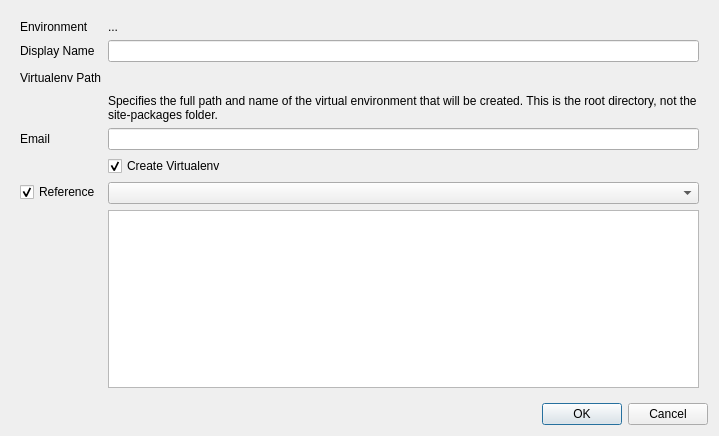
<?xml version="1.0" encoding="UTF-8"?>
<ui version="4.0">
 <class>Dialog</class>
 <widget class="QDialog" name="Dialog">
  <property name="geometry">
   <rect>
    <x>0</x>
    <y>0</y>
    <width>719</width>
    <height>436</height>
   </rect>
  </property>
  <property name="minimumSize">
   <size>
    <width>600</width>
    <height>330</height>
   </size>
  </property>
  <property name="windowTitle">
   <string>Add New Environment</string>
  </property>
  <layout class="QVBoxLayout" name="verticalLayout">
   <item>
    <widget class="QStackedWidget" name="uiValidSTACK">
     <property name="currentIndex">
      <number>0</number>
     </property>
     <widget class="QWidget" name="page">
      <layout class="QFormLayout" name="formLayout">
       <property name="fieldGrowthPolicy">
        <enum>QFormLayout::AllNonFixedFieldsGrow</enum>
       </property>
       <property name="rowWrapPolicy">
        <enum>QFormLayout::WrapLongRows</enum>
       </property>
       <item row="0" column="0">
        <widget class="QLabel" name="label_3">
         <property name="text">
          <string>Environment</string>
         </property>
        </widget>
       </item>
       <item row="0" column="1">
        <widget class="QLabel" name="uiEnvironmentLBL">
         <property name="text">
          <string>...</string>
         </property>
        </widget>
       </item>
       <item row="1" column="0">
        <widget class="QLabel" name="label_2">
         <property name="text">
          <string>Display Name</string>
         </property>
        </widget>
       </item>
       <item row="1" column="1">
        <widget class="QLineEdit" name="uiNameTXT">
         <property name="toolTip">
          <string>The name of the treegrunt environment shown in treegrunt.</string>
         </property>
        </widget>
       </item>
       <item row="2" column="0">
        <widget class="QLabel" name="label_5">
         <property name="text">
          <string>Virtualenv Path</string>
         </property>
        </widget>
       </item>
       <item row="2" column="1">
        <widget class="FilePickerWidget" name="uiPathWGT">
         <property name="minimumSize">
          <size>
           <width>0</width>
           <height>20</height>
          </size>
         </property>
         <property name="toolTip">
          <string>Specifies the full path and name of the virtual environment that will be created</string>
         </property>
         <property name="pyCaption" stdset="0">
          <string>Pick Virtualenv Directory</string>
         </property>
         <property name="pyPickFolder" stdset="0">
          <bool>true</bool>
         </property>
        </widget>
       </item>
       <item row="3" column="1">
        <widget class="QLabel" name="label_4">
         <property name="minimumSize">
          <size>
           <width>400</width>
           <height>0</height>
          </size>
         </property>
         <property name="text">
          <string>Specifies the full path and name of the virtual environment that will be created. This is the root directory, not the site-packages folder.</string>
         </property>
         <property name="wordWrap">
          <bool>true</bool>
         </property>
        </widget>
       </item>
       <item row="4" column="0">
        <widget class="QLabel" name="label_6">
         <property name="text">
          <string>Email</string>
         </property>
        </widget>
       </item>
       <item row="4" column="1">
        <widget class="QLineEdit" name="uiEmailTXT">
         <property name="toolTip">
          <string>The name of the treegrunt environment shown in treegrunt.</string>
         </property>
        </widget>
       </item>
       <item row="5" column="1">
        <widget class="QCheckBox" name="uiCreateVirtualenvCHK">
         <property name="toolTip">
          <string>Create the virutalenv at the time the new environment is created.</string>
         </property>
         <property name="text">
          <string>Create Virtualenv</string>
         </property>
         <property name="checked">
          <bool>true</bool>
         </property>
        </widget>
       </item>
       <item row="6" column="0">
        <widget class="QCheckBox" name="uiAddPthCHK">
         <property name="toolTip">
          <string>Add a .pth file in your treegrunt environment that references this treegrunt 
environment. This makes it so you don't need to manually update packages you 
don't need to work on. In most cases you want to reference the default Release 
environment to get the latest official code base.</string>
         </property>
         <property name="text">
          <string>Reference</string>
         </property>
         <property name="checked">
          <bool>true</bool>
         </property>
        </widget>
       </item>
       <item row="6" column="1">
        <widget class="EnvComboBox" name="uiPthEnvironmentDDL">
         <property name="sizePolicy">
          <sizepolicy hsizetype="Expanding" vsizetype="Fixed">
           <horstretch>0</horstretch>
           <verstretch>0</verstretch>
          </sizepolicy>
         </property>
         <property name="toolTip">
          <string>Add a .pth file in your treegrunt environment that references this treegrunt 
environment. This makes it so you don't need to manually update packages you 
don't need to work on. In most cases you want to reference the default Release 
environment to get the latest official code base.</string>
         </property>
        </widget>
       </item>
       <item row="7" column="1">
        <widget class="QPlainTextEdit" name="uiOutputTXT">
         <property name="sizePolicy">
          <sizepolicy hsizetype="Expanding" vsizetype="Expanding">
           <horstretch>0</horstretch>
           <verstretch>1</verstretch>
          </sizepolicy>
         </property>
         <property name="readOnly">
          <bool>true</bool>
         </property>
        </widget>
       </item>
      </layout>
     </widget>
     <widget class="QWidget" name="page_2">
      <layout class="QVBoxLayout" name="verticalLayout_2">
       <item>
        <widget class="QLabel" name="uiInvalidConfigLBL">
         <property name="text">
          <string>&quot;{}&quot;
The filename was not found in the provided configuration.</string>
         </property>
         <property name="alignment">
          <set>Qt::AlignCenter</set>
         </property>
         <property name="wordWrap">
          <bool>true</bool>
         </property>
        </widget>
       </item>
      </layout>
     </widget>
    </widget>
   </item>
   <item>
    <widget class="QDialogButtonBox" name="uiButtonBOX">
     <property name="orientation">
      <enum>Qt::Horizontal</enum>
     </property>
     <property name="standardButtons">
      <set>QDialogButtonBox::Cancel|QDialogButtonBox::Ok</set>
     </property>
    </widget>
   </item>
  </layout>
 </widget>
 <customwidgets>
  <customwidget>
   <class>FilePickerWidget</class>
   <extends>QWidget</extends>
   <header>blurdev.gui.widgets.filepickerwidget</header>
  </customwidget>
  <customwidget>
   <class>EnvComboBox</class>
   <extends>QComboBox</extends>
   <header>blurdev.gui.widgets.envcombobox</header>
  </customwidget>
 </customwidgets>
 <resources/>
 <connections>
  <connection>
   <sender>uiButtonBOX</sender>
   <signal>accepted()</signal>
   <receiver>Dialog</receiver>
   <slot>accept()</slot>
   <hints>
    <hint type="sourcelabel">
     <x>315</x>
     <y>384</y>
    </hint>
    <hint type="destinationlabel">
     <x>157</x>
     <y>136</y>
    </hint>
   </hints>
  </connection>
  <connection>
   <sender>uiButtonBOX</sender>
   <signal>rejected()</signal>
   <receiver>Dialog</receiver>
   <slot>reject()</slot>
   <hints>
    <hint type="sourcelabel">
     <x>380</x>
     <y>384</y>
    </hint>
    <hint type="destinationlabel">
     <x>286</x>
     <y>136</y>
    </hint>
   </hints>
  </connection>
  <connection>
   <sender>uiNameTXT</sender>
   <signal>textChanged(QString)</signal>
   <receiver>Dialog</receiver>
   <slot>validate_name()</slot>
   <hints>
    <hint type="sourcelabel">
     <x>576</x>
     <y>39</y>
    </hint>
    <hint type="destinationlabel">
     <x>612</x>
     <y>40</y>
    </hint>
   </hints>
  </connection>
  <connection>
   <sender>uiAddPthCHK</sender>
   <signal>toggled(bool)</signal>
   <receiver>uiPthEnvironmentDDL</receiver>
   <slot>setEnabled(bool)</slot>
   <hints>
    <hint type="sourcelabel">
     <x>60</x>
     <y>173</y>
    </hint>
    <hint type="destinationlabel">
     <x>136</x>
     <y>176</y>
    </hint>
   </hints>
  </connection>
  <connection>
   <sender>uiCreateVirtualenvCHK</sender>
   <signal>toggled(bool)</signal>
   <receiver>uiPthEnvironmentDDL</receiver>
   <slot>setEnabled(bool)</slot>
   <hints>
    <hint type="sourcelabel">
     <x>203</x>
     <y>144</y>
    </hint>
    <hint type="destinationlabel">
     <x>485</x>
     <y>161</y>
    </hint>
   </hints>
  </connection>
  <connection>
   <sender>uiCreateVirtualenvCHK</sender>
   <signal>toggled(bool)</signal>
   <receiver>uiAddPthCHK</receiver>
   <slot>setEnabled(bool)</slot>
   <hints>
    <hint type="sourcelabel">
     <x>194</x>
     <y>141</y>
    </hint>
    <hint type="destinationlabel">
     <x>39</x>
     <y>167</y>
    </hint>
   </hints>
  </connection>
 </connections>
 <slots>
  <slot>validate_name()</slot>
 </slots>
</ui>
